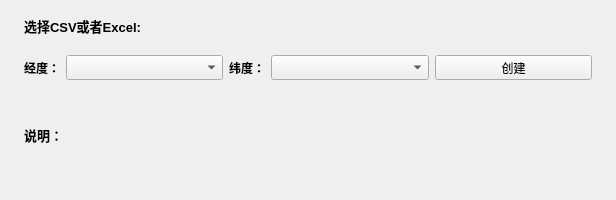
<?xml version="1.0" encoding="UTF-8"?>
<ui version="4.0">
 <class>qgsDockWidget</class>
 <widget class="QgsDockWidget" name="qgsDockWidget">
  <property name="geometry">
   <rect>
    <x>0</x>
    <y>0</y>
    <width>616</width>
    <height>200</height>
   </rect>
  </property>
  <property name="sizePolicy">
   <sizepolicy hsizetype="Expanding" vsizetype="Expanding">
    <horstretch>0</horstretch>
    <verstretch>0</verstretch>
   </sizepolicy>
  </property>
  <property name="windowTitle">
   <string>创建点图层</string>
  </property>
  <widget class="QWidget" name="dockWidgetContents">
   <layout class="QVBoxLayout" name="verticalLayout_2">
    <item>
     <layout class="QVBoxLayout" name="verticalLayout">
      <property name="leftMargin">
       <number>15</number>
      </property>
      <property name="topMargin">
       <number>7</number>
      </property>
      <property name="rightMargin">
       <number>15</number>
      </property>
      <property name="bottomMargin">
       <number>7</number>
      </property>
      <item>
       <widget class="QLabel" name="label">
        <property name="font">
         <font>
          <family>Arial</family>
          <pointsize>10</pointsize>
          <weight>75</weight>
          <bold>true</bold>
         </font>
        </property>
        <property name="text">
         <string>选择CSV或者Excel:</string>
        </property>
       </widget>
      </item>
      <item>
       <widget class="QgsFileWidget" name="mQgsFileWidget"/>
      </item>
     </layout>
    </item>
    <item>
     <layout class="QHBoxLayout" name="horizontalLayout">
      <property name="leftMargin">
       <number>15</number>
      </property>
      <property name="topMargin">
       <number>0</number>
      </property>
      <property name="rightMargin">
       <number>15</number>
      </property>
      <property name="bottomMargin">
       <number>0</number>
      </property>
      <item>
       <widget class="QLabel" name="label_3">
        <property name="sizePolicy">
         <sizepolicy hsizetype="Fixed" vsizetype="Preferred">
          <horstretch>0</horstretch>
          <verstretch>0</verstretch>
         </sizepolicy>
        </property>
        <property name="font">
         <font>
          <family>Arial</family>
          <weight>75</weight>
          <bold>true</bold>
         </font>
        </property>
        <property name="text">
         <string>经度：</string>
        </property>
       </widget>
      </item>
      <item>
       <widget class="QComboBox" name="comboBox">
        <property name="sizePolicy">
         <sizepolicy hsizetype="Minimum" vsizetype="Fixed">
          <horstretch>0</horstretch>
          <verstretch>0</verstretch>
         </sizepolicy>
        </property>
        <property name="maximumSize">
         <size>
          <width>16777215</width>
          <height>25</height>
         </size>
        </property>
       </widget>
      </item>
      <item>
       <widget class="QLabel" name="label_4">
        <property name="sizePolicy">
         <sizepolicy hsizetype="Fixed" vsizetype="Preferred">
          <horstretch>0</horstretch>
          <verstretch>0</verstretch>
         </sizepolicy>
        </property>
        <property name="font">
         <font>
          <family>Arial</family>
          <weight>75</weight>
          <bold>true</bold>
         </font>
        </property>
        <property name="text">
         <string>纬度：</string>
        </property>
       </widget>
      </item>
      <item>
       <widget class="QComboBox" name="comboBox_2">
        <property name="sizePolicy">
         <sizepolicy hsizetype="Minimum" vsizetype="Fixed">
          <horstretch>0</horstretch>
          <verstretch>0</verstretch>
         </sizepolicy>
        </property>
        <property name="maximumSize">
         <size>
          <width>16777215</width>
          <height>25</height>
         </size>
        </property>
       </widget>
      </item>
      <item>
       <widget class="QPushButton" name="pushButton">
        <property name="sizePolicy">
         <sizepolicy hsizetype="Minimum" vsizetype="Fixed">
          <horstretch>0</horstretch>
          <verstretch>0</verstretch>
         </sizepolicy>
        </property>
        <property name="maximumSize">
         <size>
          <width>16777215</width>
          <height>25</height>
         </size>
        </property>
        <property name="text">
         <string>创建</string>
        </property>
       </widget>
      </item>
     </layout>
    </item>
    <item>
     <layout class="QVBoxLayout" name="verticalLayout_3">
      <property name="leftMargin">
       <number>15</number>
      </property>
      <property name="rightMargin">
       <number>15</number>
      </property>
      <property name="bottomMargin">
       <number>7</number>
      </property>
      <item>
       <widget class="QLabel" name="label_2">
        <property name="sizePolicy">
         <sizepolicy hsizetype="Expanding" vsizetype="Expanding">
          <horstretch>0</horstretch>
          <verstretch>0</verstretch>
         </sizepolicy>
        </property>
        <property name="font">
         <font>
          <family>Arial</family>
          <pointsize>10</pointsize>
          <weight>75</weight>
          <bold>true</bold>
         </font>
        </property>
        <property name="text">
         <string>说明：</string>
        </property>
       </widget>
      </item>
     </layout>
    </item>
   </layout>
  </widget>
 </widget>
 <customwidgets>
  <customwidget>
   <class>QgsDockWidget</class>
   <extends>QDockWidget</extends>
   <header>qgsdockwidget.h</header>
   <container>1</container>
  </customwidget>
  <customwidget>
   <class>QgsFileWidget</class>
   <extends>QWidget</extends>
   <header>qgsfilewidget.h</header>
  </customwidget>
 </customwidgets>
 <resources/>
 <connections/>
</ui>
